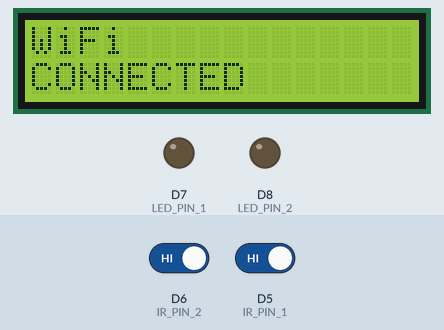
This sketch was run on a simulated ESP8266 (NodeMCU). On the bench: 16×2 character LCD, output pins drawn as LEDs (lit = HIGH). The inputs (shaded band) are chosen by the test bench; at power-on: D6 (IR_PIN_2) HIGH, D5 (IR_PIN_1) HIGH. WiFi joins after 1.5 s; servers stay silent unless stated; uploads are accepted with an empty reply; what the sketch prints to the serial monitor is not drawn.

Above: at 4.9 s.
At 9.9 s:
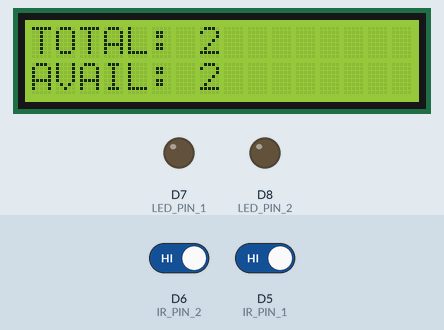
10.0 s: D6 (IR_PIN_2) driven LOW
At 12.1 s:
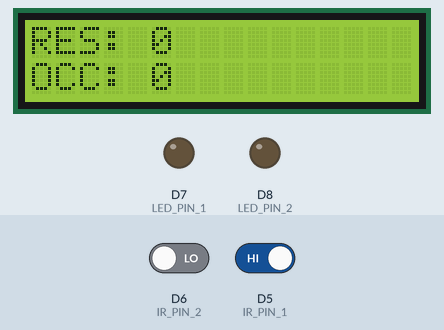
13.0 s: D5 (IR_PIN_1) driven LOW
At 15.4 s:
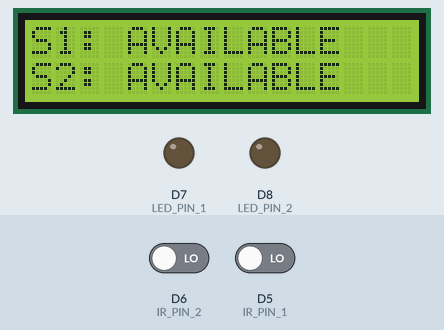
16.0 s: D6 (IR_PIN_2) driven HIGH
Timing chart, 0 to 19.0 s (numbered marks = the images above; inputs shaded):
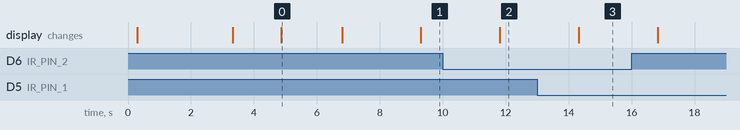

Measured:
- what the display in image 0 shows lasts 1.9 s, from 4.9 s to 6.8 s

The sketch:

smart_parking.ino
```cpp
/*
 * =====================================================================================
 * Project: Smart Parking System (IoT + Web Application)
 * Microcontroller: ESP8266 (NodeMCU v2 / v3)
 * Author: Smart Parking IoT
 * Compatible with: Arduino IDE 1.8.x / 2.x, ESP8266 Board Core (v3.x+)
 * Libraries Required:
 *   - ESP8266WiFi (Built-in with ESP8266 board core)
 *   - ESP8266HTTPClient (Built-in with ESP8266 board core)
 *   - WiFiClientSecure (Built-in with ESP8266 board core)
 *   - ArduinoJson (Install via Library Manager: ArduinoJson by Benoit Blanchon v6 or v7)
 *   - LiquidCrystal_I2C (Install via Library Manager: LiquidCrystal_I2C by Frank de Brabander)
 *   - Wire (Built-in for I2C)
 * =====================================================================================
 *
 * HARDWARE PIN CONNECTIONS (NodeMCU):
 * -------------------------------------------------------------------------------------
 * 1. IR Sensor 1 (Slot 1)  -> D5 (GPIO 14)
 * 2. IR Sensor 2 (Slot 2)  -> D6 (GPIO 12)
 * 3. 16x2 I2C LCD SDA      -> D2 (GPIO 4)
 * 4. 16x2 I2C LCD SCL      -> D1 (GPIO 5)
 * 5. LED 1 (Slot 1 Status) -> D7 (GPIO 13) [via 220Ω - 330Ω resistor]
 * 6. LED 2 (Slot 2 Status) -> D8 (GPIO 15) [via 220Ω - 330Ω resistor]
 * 7. Power Supply:
 *    - NodeMCU Vin / 3V3 / GND
 *    - LCD VCC -> 5V (Vin) or 3.3V, GND -> GND
 *    - IR Sensors VCC -> 3.3V or 5V, GND -> GND
 * =====================================================================================
 */

#include <ESP8266WiFi.h>
#include <ESP8266HTTPClient.h>
#include <WiFiClient.h>
#include <WiFiClientSecure.h>
#include <Wire.h>
#include <LiquidCrystal_I2C.h>
#include <ArduinoJson.h>

// ==========================================
// 1. USER CONFIGURATION (WIFI & SERVER)
// ==========================================
// Enter your WiFi Network Name and Password
const char* WIFI_SSID     = "YOUR_WIFI_NAME";
const char* WIFI_PASSWORD = "YOUR_WIFI_PASSWORD";

// Enter your Server URL:
// For LIVE RENDER Deployment:
// const char* SERVER_URL = "https://smart-parking-system.onrender.com";
//
// For LOCAL TESTING (Same WiFi as your PC):
// const char* SERVER_URL = "http://192.168.1.100:3000";
const char* SERVER_URL = "YOUR_RENDER_URL";

// ==========================================
// 2. HARDWARE PIN DEFINITIONS
// ==========================================
#define IR_PIN_1   D5  // IR Sensor 1 for Parking Slot 1 (GPIO 14)
#define IR_PIN_2   D6  // IR Sensor 2 for Parking Slot 2 (GPIO 12)
#define LED_PIN_1  D7  // LED for Slot 1 (GPIO 13)
#define LED_PIN_2  D8  // LED for Slot 2 (GPIO 15)

// Standard Digital IR proximity sensors output LOW (0) when a vehicle/object is detected,
// and HIGH (1) when the parking slot is empty.
// If your IR sensor uses opposite logic, change LOW to HIGH.
const int IR_DETECTED_LEVEL = LOW;

// ==========================================
// 3. LCD CONFIGURATION (16x2 I2C)
// ==========================================
// Standard I2C address is 0x27. If your display remains blank, try 0x3F.
LiquidCrystal_I2C lcd(0x27, 16, 2);

// ==========================================
// 4. GLOBAL STATE VARIABLES
// ==========================================
// Slot states received from Server
String slot1Status = "AVAILABLE";
String slot2Status = "AVAILABLE";
bool slot1Reserved = false;
bool slot2Reserved = false;
bool slot1Vehicle  = false;
bool slot2Vehicle  = false;

int totalSlots    = 2;
int availableSlots = 2;
int reservedSlots  = 0;
int occupiedSlots  = 0;

// Non-blocking timer variables
unsigned long lastServerSyncTime = 0;
const unsigned long SERVER_SYNC_INTERVAL = 2000; // Sync with server every 2 seconds

unsigned long lastLcdCycleTime   = 0;
const unsigned long LCD_CYCLE_INTERVAL  = 2500; // Cycle LCD screens every 2.5 seconds
int lcdScreenIndex = 0; // 0 = Slot Details, 1 = Totals, 2 = Res & Occ

// Previous sensor readings for change detection
bool lastV1 = false;
bool lastV2 = false;

// ==========================================
// 5. HELPER FUNCTION: HTTP CLIENT SETUP
// ==========================================
// Handles both HTTP (local testing) and HTTPS (Render Cloud with SSL)
bool makeHttpRequest(const String& endpoint, const String& method, const String& payload, String& response) {
  if (WiFi.status() != WL_CONNECTED) {
    return false;
  }

  String fullUrl = String(SERVER_URL) + endpoint;
  bool isHttps = fullUrl.startsWith("https://");

  HTTPClient http;
  bool success = false;

  if (isHttps) {
    WiFiClientSecure secureClient;
    secureClient.setInsecure(); // Bypass SSL thumbprint check for Render certificates
    secureClient.setTimeout(5000);

    if (http.begin(secureClient, fullUrl)) {
      http.setTimeout(5000);
      http.setUserAgent("ESP8266-SmartParking");
      http.addHeader("Content-Type", "application/json");

      int httpCode = -1;
      if (method == "POST") {
        httpCode = http.POST(payload);
      } else {
        httpCode = http.GET();
      }

      if (httpCode > 0) {
        response = http.getString();
        success = (httpCode >= 200 && httpCode < 300);
      } else {
        Serial.printf("[HTTP] HTTPS request failed, error: %s\n", http.errorToString(httpCode).c_str());
      }
      http.end();
    }
  } else {
    WiFiClient standardClient;
    standardClient.setTimeout(5000);

    if (http.begin(standardClient, fullUrl)) {
      http.setTimeout(5000);
      http.setUserAgent("ESP8266-SmartParking");
      http.addHeader("Content-Type", "application/json");

      int httpCode = -1;
      if (method == "POST") {
        httpCode = http.POST(payload);
      } else {
        httpCode = http.GET();
      }

      if (httpCode > 0) {
        response = http.getString();
        success = (httpCode >= 200 && httpCode < 300);
      } else {
        Serial.printf("[HTTP] HTTP request failed, error: %s\n", http.errorToString(httpCode).c_str());
      }
      http.end();
    }
  }

  return success;
}

// ==========================================
// 6. SERVER COMMUNICATION FUNCTIONS
// ==========================================
// Step 3 in loop: Send sensor detection data to Server (POST /api/parking/update)
void sendSensorUpdateToServer(bool v1Detected, bool v2Detected) {
  // Construct JSON payload
  // { "slot1": { "vehicleDetected": true/false }, "slot2": { "vehicleDetected": true/false } }
  StaticJsonDocument<256> doc;
  JsonObject s1 = doc.createNestedObject("slot1");
  s1["vehicleDetected"] = v1Detected;

  JsonObject s2 = doc.createNestedObject("slot2");
  s2["vehicleDetected"] = v2Detected;

  String jsonPayload;
  serializeJson(doc, jsonPayload);

  String response;
  bool ok = makeHttpRequest("/api/parking/update", "POST", jsonPayload, response);

  if (ok) {
    Serial.println("[ESP8266] Sensor update successfully posted to Server.");
  } else {
    Serial.println("[ESP8266] Failed to post sensor update to Server.");
  }
}

// Step 4 in loop: Fetch latest parking and reservation status (GET /api/parking/status)
void fetchParkingStatusFromServer() {
  String response;
  bool ok = makeHttpRequest("/api/parking/status?caller=esp8266", "GET", "", response);

  if (!ok) {
    Serial.println("[ESP8266] Status GET failed.");
    return;
  }

  // Parse JSON response from Node.js Express Server
  StaticJsonDocument<768> doc;
  DeserializationError err = deserializeJson(doc, response);

  if (err) {
    Serial.print("[JSON] Parse error: ");
    Serial.println(err.c_str());
    return;
  }

  // Extract Summary KPI Counts
  totalSlots     = doc["totalSlots"] | 2;
  availableSlots = doc["availableSlots"] | 0;
  reservedSlots  = doc["reservedSlots"] | 0;
  occupiedSlots  = doc["occupiedSlots"] | 0;

  // Extract Slot 1 details
  if (doc["slots"]["slot1"]) {
    String st1 = doc["slots"]["slot1"]["status"].as<String>();
    st1.toUpperCase();
    slot1Status   = st1;
    slot1Reserved = doc["slots"]["slot1"]["reserved"] | false;
    slot1Vehicle  = doc["slots"]["slot1"]["vehicleDetected"] | false;
  }

  // Extract Slot 2 details
  if (doc["slots"]["slot2"]) {
    String st2 = doc["slots"]["slot2"]["status"].as<String>();
    st2.toUpperCase();
    slot2Status   = st2;
    slot2Reserved = doc["slots"]["slot2"]["reserved"] | false;
    slot2Vehicle  = doc["slots"]["slot2"]["vehicleDetected"] | false;
  }

  Serial.printf("[SYNC] S1: %s | S2: %s | Avail: %d | Res: %d | Occ: %d\n",
    slot1Status.c_str(), slot2Status.c_str(), availableSlots, reservedSlots, occupiedSlots);
}

// ==========================================
// 7. HARDWARE LED CONTROLLER
// ==========================================
// Step 5 in loop: Update LEDs based on current slot state
// Basic Hardware Version:
// LED ON  -> Slot is occupied OR reserved
// LED OFF -> Slot is available
void updateLeds() {
  // Slot 1 LED (D7)
  if (slot1Status == "OCCUPIED" || slot1Status == "RESERVED") {
    digitalWrite(LED_PIN_1, HIGH);
  } else {
    digitalWrite(LED_PIN_1, LOW);
  }

  // Slot 2 LED (D8)
  if (slot2Status == "OCCUPIED" || slot2Status == "RESERVED") {
    digitalWrite(LED_PIN_2, HIGH);
  } else {
    digitalWrite(LED_PIN_2, LOW);
  }
}

// ==========================================
// 8. LCD DISPLAY CYCLING (16x2 I2C)
// ==========================================
// Helper to format 16-character padded strings for clean display
void lcdPrintLine(int line, String text) {
  lcd.setCursor(0, line);
  while (text.length() < 16) {
    text += " ";
  }
  lcd.print(text.substring(0, 16));
}

// Step 6 in loop: Non-blocking LCD cycling through 3 views:
// Screen 1:
//   S1: AVAILABLE
//   S2: OCCUPIED
// Screen 2:
//   TOTAL: 2
//   AVAIL: 1
// Screen 3:
//   RES: 0
//   OCC: 1
void updateLcdCycle() {
  unsigned long now = millis();
  if (now - lastLcdCycleTime < LCD_CYCLE_INTERVAL) {
    return;
  }
  lastLcdCycleTime = now;

  switch (lcdScreenIndex) {
    case 0:
      // Screen 1: Individual Slot Status
      lcdPrintLine(0, "S1: " + slot1Status);
      lcdPrintLine(1, "S2: " + slot2Status);
      lcdScreenIndex = 1;
      break;

    case 1:
      // Screen 2: Total & Available
      lcdPrintLine(0, "TOTAL: " + String(totalSlots));
      lcdPrintLine(1, "AVAIL: " + String(availableSlots));
      lcdScreenIndex = 2;
      break;

    case 2:
      // Screen 3: Reserved & Occupied
      lcdPrintLine(0, "RES: " + String(reservedSlots));
      lcdPrintLine(1, "OCC: " + String(occupiedSlots));
      lcdScreenIndex = 0;
      break;
  }
}

// ==========================================
// 9. SETUP FUNCTION
// ==========================================
void setup() {
  Serial.begin(115200);
  delay(200);
  Serial.println("\n--- SMART PARKING SYSTEM INITIALIZING ---");

  // 1. Initialize GPIO Pins
  pinMode(IR_PIN_1, INPUT);
  pinMode(IR_PIN_2, INPUT);
  pinMode(LED_PIN_1, OUTPUT);
  pinMode(LED_PIN_2, OUTPUT);

  // Turn LEDs off initially
  digitalWrite(LED_PIN_1, LOW);
  digitalWrite(LED_PIN_2, LOW);

  // 2. Initialize 16x2 I2C LCD (SDA on D2, SCL on D1)
  Wire.begin(D2, D1);
  lcd.init();
  lcd.backlight();
  lcd.clear();

  // Startup Screen
  // SMART PARKING
  // SYSTEM
  // Delay 3 seconds
  lcdPrintLine(0, " SMART PARKING  ");
  lcdPrintLine(1, "     SYSTEM     ");
  Serial.println("[LCD] Displaying Startup Banner (3s)...");
  delay(3000);

  // 3. Connect to WiFi
  // CONNECTING TO
  // WiFi........
  lcd.clear();
  lcdPrintLine(0, "CONNECTING TO   ");
  lcdPrintLine(1, "WiFi........    ");
  Serial.printf("[WIFI] Connecting to SSID: %s\n", WIFI_SSID);

  WiFi.mode(WIFI_STA);
  WiFi.begin(WIFI_SSID, WIFI_PASSWORD);

  int attempts = 0;
  while (WiFi.status() != WL_CONNECTED && attempts < 40) {
    delay(500);
    Serial.print(".");
    attempts++;
  }

  lcd.clear();
  if (WiFi.status() == WL_CONNECTED) {
    Serial.println("\n[WIFI] Connected Successfully!");
    Serial.print("[WIFI] IP Address: ");
    Serial.println(WiFi.localIP());

    // After Connection
    // WiFi
    // CONNECTED
    lcdPrintLine(0, "WiFi            ");
    lcdPrintLine(1, "CONNECTED       ");
    delay(1500);
  } else {
    Serial.println("\n[WIFI] Connection Timeout. Running in offline/retry mode.");
    lcdPrintLine(0, "WiFi ERROR      ");
    lcdPrintLine(1, "RETRYING...     ");
    delay(1500);
  }

  // Initial read of sensors and server sync
  bool v1 = (digitalRead(IR_PIN_1) == IR_DETECTED_LEVEL);
  bool v2 = (digitalRead(IR_PIN_2) == IR_DETECTED_LEVEL);
  lastV1 = v1;
  lastV2 = v2;

  sendSensorUpdateToServer(v1, v2);
  fetchParkingStatusFromServer();
  updateLeds();
  updateLcdCycle();
}

// ==========================================
// 10. MAIN ESP8266 CONTINUOUS LOOP
// ==========================================
void loop() {
  // Check WiFi connection and auto-reconnect if lost
  if (WiFi.status() != WL_CONNECTED) {
    static unsigned long lastWifiRetry = 0;
    if (millis() - lastWifiRetry > 10000) {
      lastWifiRetry = millis();
      Serial.println("[WIFI] Reconnecting...");
      WiFi.reconnect();
    }
  }

  // 1. Read IR Sensors continuously
  bool currentV1 = (digitalRead(IR_PIN_1) == IR_DETECTED_LEVEL);
  bool currentV2 = (digitalRead(IR_PIN_2) == IR_DETECTED_LEVEL);

  // 2. Determine vehicle status and detect immediate physical entry/exit
  bool stateChanged = (currentV1 != lastV1) || (currentV2 != lastV2);

  // 3. Periodic Server Communication & Sensor Sync
  unsigned long now = millis();
  if (stateChanged || (now - lastServerSyncTime >= SERVER_SYNC_INTERVAL)) {
    lastServerSyncTime = now;
    lastV1 = currentV1;
    lastV2 = currentV2;

    Serial.printf("[SENSORS] Slot 1 Car: %s | Slot 2 Car: %s\n",
      currentV1 ? "DETECTED" : "CLEAR",
      currentV2 ? "DETECTED" : "CLEAR");

    // 3. Send sensor data to server (POST /api/parking/update)
    sendSensorUpdateToServer(currentV1, currentV2);

    // 4. Fetch latest reservation and status from server (GET /api/parking/status)
    fetchParkingStatusFromServer();

    // 5. Update LEDs according to Available, Reserved, or Occupied
    updateLeds();
  }

  // 6. Update LCD Display (cyclically shows Slot Status, Totals, Res/Occ)
  updateLcdCycle();

  // Small non-blocking delay to yield ESP8266 background tasks (WiFi stack)
  delay(10);
}
```
